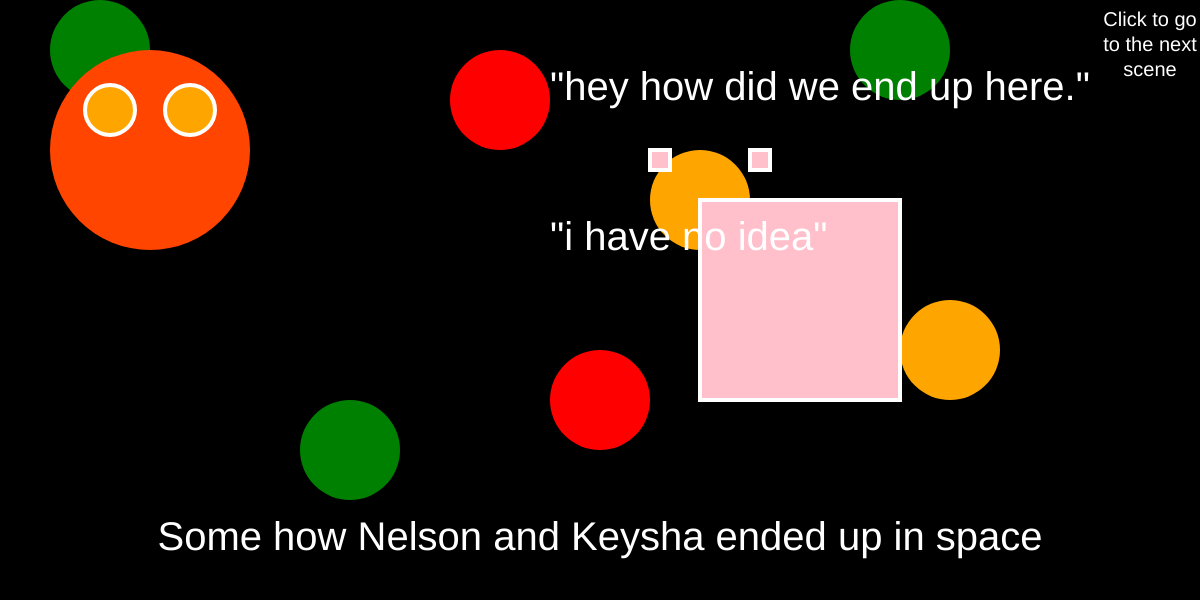
Frame 1 (no input)
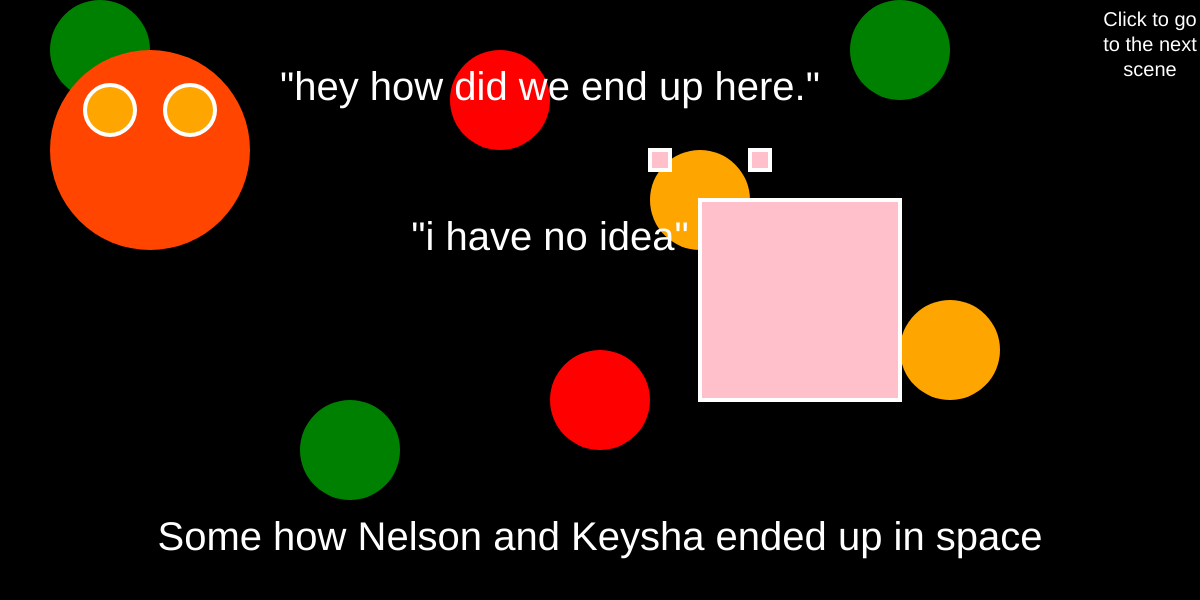
Frame 60 (no input)
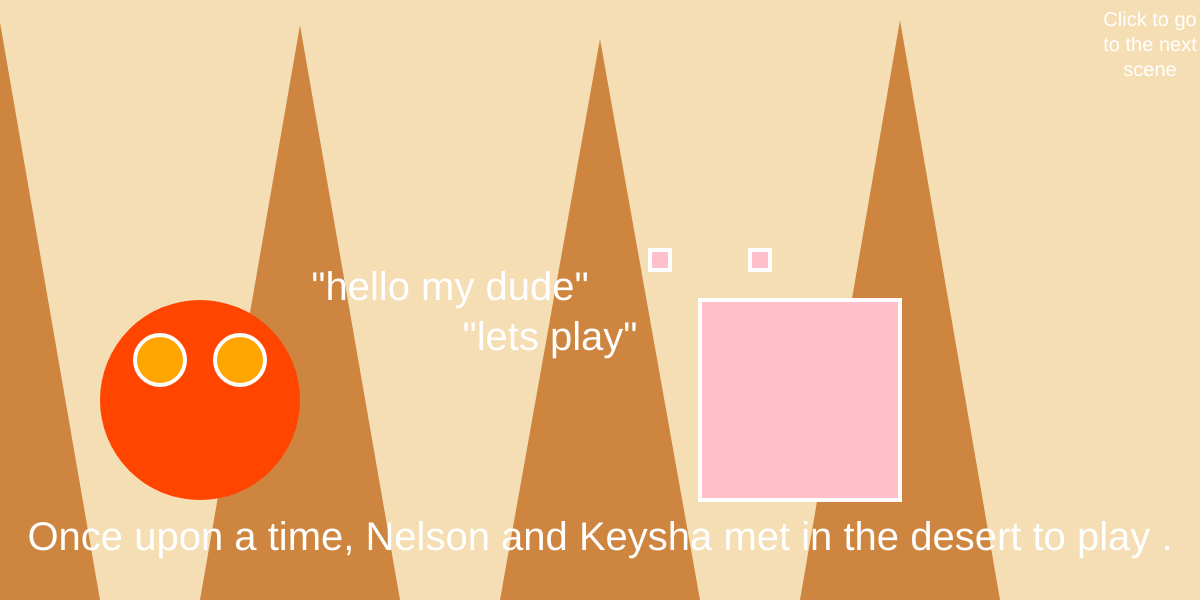
Frame 120 (the mouse pressed at the canvas centre since frame 60)

The p5.js sketch that drew these frames (run headless with seeded random() and noise() and a simulated clock; from frame 60 on, the mouse is pressed at the canvas centre):

// p5.js sketch
// ── sketch.js
/*
plot
9.23.19
nelson bruno
mmp310
*/


//three scenes: desert, artic, space

var scene = "space";


function setup() {
    createCanvas(windowWidth, 600);
    // scene = random(["desert", "artic", "space"
}

function mousePressed() {
    if (scene == "desert") {
        scene = "artic";
    } else if (scene == "artic") {
        scene = "space";
    } else if (scene == "space") {
        scene = "desert";
    }
}

function draw() {
    // set the setting
    if (scene == "desert") {
        desert();
        nelson(200, 400, 200, 'orange', '"hello my dude"', 250 , 100);
        keysha(700, 300, 200, 'pink', '"lets play"');
        narration("Once upon a time, Nelson and Keysha met in the desert to play .");

    } else if (scene == "artic") {
        artic();
        nelson(100, 200, 200, 'orange', '"wow this place is pretty cool"',400, 90);
        keysha(600, 200, 200, 'pink', '"yeah your right nelson"',200, 150);
        narration("after the artic they decided to move on.");

    } else if (scene == "space") {
        space();
        nelson(150, 150, 200, 'orange', '"hey how did we end up here."',400,50);
        keysha(700, 200, 200, 'pink', '"i have no idea"');
        narration("Some how Nelson and Keysha ended up in space");
    }



    /* instructions */
    textSize(20);
    text("Click to go to the next scene", width - 100, 10, 100, 100);
}

function narration(story) {
    textAlign(CENTER);
    text(story, width / 2, height - 50);
}

function nelson(x, y, size, col, greeting, greetingX, greetingY) {
    var eyeSize = size / 4;
    var eyeOffset = size / 5;
    fill('orangered');
    ellipse(x, y, size); // face
    fill('orange');
    stroke('white');
    strokeWeight(4);
    ellipse(x - eyeOffset, y - eyeOffset, eyeSize, eyeSize); // left eye
    ellipse(x + eyeOffset, y - eyeOffset, eyeSize, eyeSize); // right eye

    textSize(40);
    fill('white');
    noStroke();
    text(greeting, x + greetingX, y - greetingY);
}

function keysha(keyshaX, keyshaY, keyshaSize, col, keyshaGreeting) {


    var keyshaeyeSize = 20;
    var keyshaeyeOffset = 50;

    fill('pink')
    stroke('white')
        // face
    rect(keyshaX, keyshaY, keyshaSize, keyshaSize);
    // left eye
    rect(keyshaX - keyshaeyeOffset, keyshaY - keyshaeyeOffset, keyshaeyeSize, keyshaeyeSize);
    // right eye
    rect(keyshaX + keyshaeyeOffset, keyshaY - keyshaeyeOffset, keyshaeyeSize, keyshaeyeSize);

    textSize(40);
    fill('white');
    noStroke();
    text(keyshaGreeting, keyshaX - 150, keyshaY + 50);

}

function desert() {
    background('WHEAT');

    // desert scene
    fill('PERU');
    noStroke();

    for (let x = 0; x < width; x += 300) {
        triangle(
            x, 20 + random(20),
            x + 100, 600,
            x - 100, 600,
        );
    }

}

function artic() {
    background("LIGHTSTEELBLUE");

    // artic scene
    fill('white');
    noStroke();
    //        for (let x = 0; x < width; x += 200) {
    //            rect(x, 100 + random(100), 90, height - 100);
    //        }
    noStroke();
    fill('lightblue');
    triangle(-100, height, 100, 100, 200, height);
    fill('lightgray');
    triangle(-100, height, 200, 200, 300, height);
    fill('lightblue');
    triangle(-100, height, 200, 290, 300, height);
    fill('lightgray');
    triangle(-100, height, 400, 200, 300, height);
    fill('lightblue');
    triangle(-100, height, 600, 200, 400, height);
    fill('lightgray');
    triangle(-100, height, 900, 200, 800, height);
    fill('lightblue');
    triangle(-100, height, 950, 200, 900, height);
    fill('lightgray');
    triangle(-100, height, 1300, 200, 1200, height);
    fill('lightblue');
    triangle(-100, height, 1400, 200, 1200, height);
    fill('lightgray');
    triangle(-100, height, 1500, 290, 300, height);
}

function space() {
    background("black");
    noStroke();
    fill('green');
    ellipse(100, 50, 100, 100);
    fill('red');
    ellipse(500, 100, 100, 100);
    fill('orange');
    ellipse(700, 200, 100, 100);
    fill('green');
    ellipse(350, 450, 100, 100);
    fill('red');
    ellipse(600, 400, 100, 100);
    fill('orange');
    ellipse(950, 350, 100, 100);
    fill('green');
    ellipse(900, 50, 100, 100);
}
// ── plot.js
/*
plot
9.11.19
nelson bruno
mmp310
*/

// character variables -- nelson
var x = 200;
var y = 200;
var faceSize = 200;
var eyeSize = 40;
var eyeOffset = 40;
var c = 'orangered'; // color
var greeting = '"Hello my dude!"';

// second character -- keysha
var keyshaX = 700;
var keyshaY = 200;
var keyshaSize = 200;
var keyshaeyeSize = 20;
var keyshaeyeOffset = 50;
var keyshaColor = 'pink';
var keyshaGreeting = '"Lets Play."';

var story1 = "Once upon a time Keysha and Nelson were playing in the abyss";

//three scenes: desert, artic, space

var scene = "desert";


function setup() {
    createCanvas(windowWidth, 600);
    // scene = random(["desert", "artic", "space"
}

function mousePressed() {
    if (scene == "desert") {
        scene = "artic";
    } else if (scene == "artic") {
        scene = "space";
    } else if (scene == "space") {
        scene = "desert";
    }
}

function draw() {
    // set the setting
    if (scene == "desert") {
        background('WHEAT');

        // desert scene
        fill('PERU');
        noStroke();

        for (let x = 0; x < width; x += 300) {
            triangle(
                x, 20 + random(20),
                x + 100, 600,
                x - 100, 600,
            );
        }



    } else if (scene == "artic") {
        background("LIGHTSTEELBLUE");

        // artic scene
        fill('white');
        noStroke();
        //        for (let x = 0; x < width; x += 200) {
        //            rect(x, 100 + random(100), 90, height - 100);
        //        }
        noStroke();
        fill('white');
        triangle(-100, height, 100, 100, 200, height);
        fill('lightgray');
        triangle(-100, height, 200, 200, 300, height);
        fill('white');
        triangle(-100, height, 200, 290, 300, height);
        fill('lightgray');
        triangle(-100, height, 400, 200, 300, height);
        fill('white');
        triangle(-100, height, 600, 200, 400, height);
        fill('lightgray');
        triangle(-100, height, 900, 200, 800, height);
        fill('white');
        triangle(-100, height, 950, 200, 900, height);
        fill('lightgray');
        triangle(-100, height, 1300, 200, 1200, height);
        fill('white');
        triangle(-100, height, 1400, 200, 1200, height);
        fill('lightgray');
        triangle(-100, height, 1500, 290, 300, height);




    } else if (scene == "space") {
        background("black");
        noStroke();
        fill('green');
        ellipse(100, 50, 100, 100);
        fill('red');
        ellipse(500, 100, 100, 100);
        fill('orange');
        ellipse(700, 200, 100, 100);
        fill('green');
        ellipse(350, 450, 100, 100);
        fill('red');
        ellipse(600, 400, 100, 100);
        fill('orange');
        ellipse(950, 350, 100, 100);
        fill('green');
        ellipse(900, 50, 100, 100);

    }


    // nelson character
    fill(c);
    ellipse(x, y, faceSize); // face
    fill('orange');
    stroke('white');
    strokeWeight(4);
    ellipse(x - eyeOffset, y - eyeOffset, eyeSize, eyeSize); // left eye
    ellipse(x + eyeOffset, y - eyeOffset, eyeSize, eyeSize); // right eye

    textSize(40);
    fill('white');
    noStroke();
    text(greeting, x + 100, y - 50);

    // keysha chracter
    fill(keyshaColor)
    stroke('white')
        // face
    rect(keyshaX, keyshaY, keyshaSize, keyshaSize);
    // left eye
    rect(keyshaX - keyshaeyeOffset, keyshaY - keyshaeyeOffset, keyshaeyeSize, keyshaeyeSize);
    // right eye
    rect(keyshaX + keyshaeyeOffset, keyshaY - keyshaeyeOffset, keyshaeyeSize, keyshaeyeSize);

    textSize(40);
    fill('white');
    noStroke();
    text(keyshaGreeting, keyshaX - 250, keyshaY + 50);

    textAlign(CENTER);
    text(story1, width / 2, height - 50);


    /* instructions */
    textSize(20);
    text("Click to go to the next scene", width - 100, 10, 100, 100);
}
